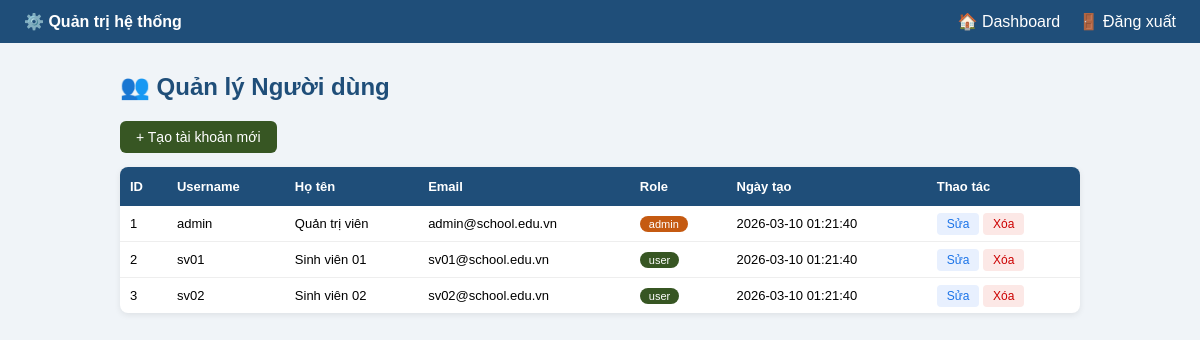
/lab02/admin/index.php (signed in), run on the app's committed database.
### tables this page shows
CREATE TABLE users (
    id           INT AUTO_INCREMENT PRIMARY KEY,
    username     VARCHAR(50)  NOT NULL UNIQUE,
    password     VARCHAR(255) NOT NULL,
    full_name    VARCHAR(100) DEFAULT NULL,
    email        VARCHAR(100) UNIQUE,
    role         ENUM('admin','user') DEFAULT 'user',
    created_at   TIMESTAMP DEFAULT CURRENT_TIMESTAMP
);

### lab02/admin/index.php (the view, shortened to what this page needs)
<?php
require "../db.php";
$stmt   = $conn->prepare(
    "SELECT id, username, full_name, email, role, created_at FROM users ORDER BY id"
);
$stmt->execute();
$users  = $stmt->get_result()->fetch_all(MYSQLI_ASSOC);
?>
<!DOCTYPE html>
<html lang="vi">
<head>
</head>
<body>
<div class="navbar">
    <strong>⚙️ Quản trị hệ thống</strong>
    <div>
        <a href="../dashboard.php">🏠 Dashboard</a>
        <a href="../logout.php">🚪 Đăng xuất</a>
    </div>
</div>
<div class="wrap">
    <h2>👥 Quản lý Người dùng</h2>
    <a class="add-btn" href="../register.php">+ Tạo tài khoản mới</a>
    <table>
        <tr>
            <th>ID</th><th>Username</th><th>Họ tên</th>
            <th>Email</th><th>Role</th><th>Ngày tạo</th><th>Thao tác</th>
        </tr>
        <?php foreach ($users as $u): ?>
        <tr>
            <td><?= $u['id'] ?></td>
            <td><?= htmlspecialchars($u['username']) ?></td>
            <td><?= htmlspecialchars($u['full_name']) ?></td>
            <td><?= htmlspecialchars($u['email'] ?? '') ?></td>
            <td>
                <span class="badge" style="--bg:<?= $u['role']==='admin' ? '#C55A11' : '#375623' ?>">
                    <?= $u['role'] ?>
                </span>
            </td>
            <td><?= $u['created_at'] ?></td>
            <td>
                <a class="btn btn-edit" href="edit.php?id=<?= $u['id'] ?>">Sửa</a>
                <a class="btn btn-del"  href="delete.php?id=<?= $u['id'] ?>"
                   onclick="return confirm('Xác nhận xóa người dùng này?')">Xóa</a>
            </td>
        </tr>
        <?php endforeach; ?>
    </table>
</div>
</body>
</html>

### lab02/admin/index.php (style rules this page uses)
body { font-family: Arial, sans-serif; background:#f0f4f8; margin:0; }
.navbar { background:#1F4E79; color:#fff; padding:12px 24px; display:flex; justify-content:space-between; }
.navbar a { color:#fff; text-decoration:none; margin-left:14px; }
.wrap { max-width:960px; margin:30px auto; padding:0 16px; }
h2 { color:#1F4E79; }
table { width:100%; border-collapse:collapse; background:#fff; border-radius:8px; overflow:hidden; box-shadow:0 2px 6px rgba(0,0,0,.08); }
th { background:#1F4E79; color:#fff; padding:12px 10px; text-align:left; font-size:13px; }
td { padding:10px; font-size:13px; border-bottom:1px solid #eee; }
tr:last-child td { border-bottom:none; }
.badge { padding:2px 9px; border-radius:10px; font-size:11px; color:#fff; background: var(--bg); }
.btn { padding:4px 10px; border-radius:4px; text-decoration:none; font-size:12px; }
.btn-edit { background:#e8f0fe; color:#1a73e8; }
.btn-del { background:#fce8e6; color:#c00; }
.add-btn { display:inline-block; margin-bottom:14px; padding:8px 16px; background:#375623; color:#fff; text-decoration:none; border-radius:6px; font-size:14px; }

### data on the page
users: id "1", username "admin", full_name "Quản trị viên", email "admin@school.edu.vn", role "admin", created_at "2026-03-10 01:21:40"
users: id "2", username "sv01", full_name "Sinh viên 01", email "sv01@school.edu.vn", role "user", created_at "2026-03-10 01:21:40"
users: id "3", username "sv02", full_name "Sinh viên 02", email "sv02@school.edu.vn", role "user", created_at "2026-03-10 01:21:40"
